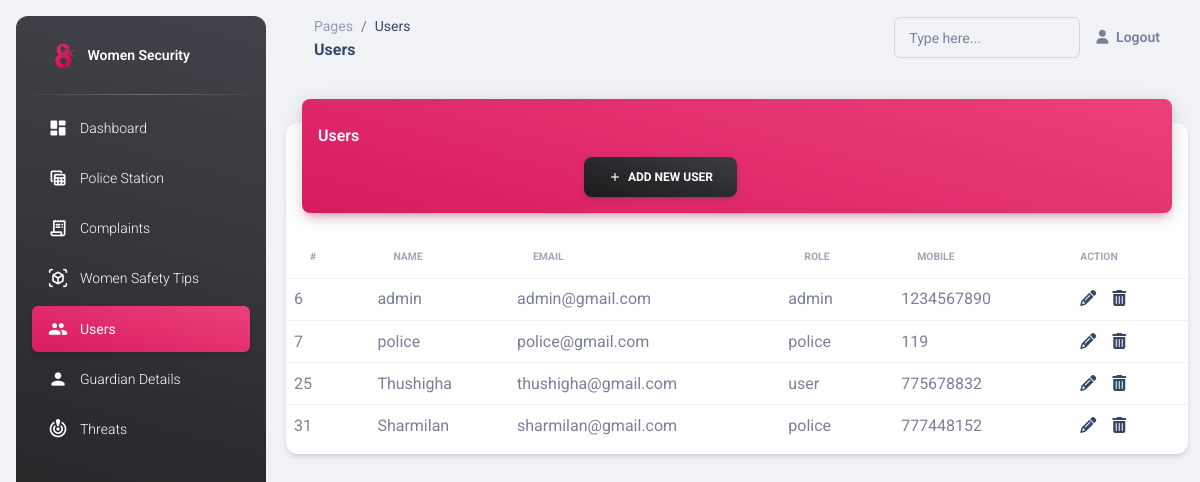
The page /System/WS/user.php (signed in) on the database its author committed.
### tables this page shows
CREATE TABLE `users` (
  `id` int(11) NOT NULL,
  `username` varchar(30) NOT NULL,
  `role` varchar(30) NOT NULL,
  `email` varchar(30) NOT NULL,
  `mobile` int(11) NOT NULL,
  `password` varchar(150) NOT NULL
);

### System/WS/user.php (the view, shortened to what this page needs)
<?php
include 'header.php';
?>
<?php include 'sidenav.php'; ?>
<main class="main-content position-relative max-height-vh-100 h-100 border-radius-lg ">
  <nav class="navbar navbar-main navbar-expand-lg px-0 mx-4 shadow-none border-radius-xl" id="navbarBlur" data-scroll="true">
    <div class="container-fluid py-1 px-3">
      <nav aria-label="breadcrumb">
        <ol class="breadcrumb bg-transparent mb-0 pb-0 pt-1 px-0 me-sm-6 me-5">
          <li class="breadcrumb-item text-sm"><a class="opacity-5 text-dark" href="javascript:;">Pages</a></li>
          <li class="breadcrumb-item text-sm text-dark active" aria-current="page">Users</li>
        </ol>
        <h6 class="font-weight-bolder mb-0">Users</h6>
      </nav>
      <div class="collapse navbar-collapse mt-sm-0 mt-2 me-md-0 me-sm-4" id="navbar">
        <div class="ms-md-auto pe-md-3 d-flex align-items-center">
          <div class="input-group input-group-outline">
            <label class="form-label">Type here...</label>
            <input type="text" class="form-control">
          </div>
        </div>
        <ul class="navbar-nav  justify-content-end">
          <?php if (isset($_SESSION['user_id'])) : ?>
            <li class="nav-item d-flex align-items-center">
              <a href="logout.php" class="nav-link text-body font-weight-bold px-0">
                <i class="fa fa-user me-sm-1"></i>
                <span class="d-sm-inline d-none">Logout</span>
              </a>
            </li>
          <?php endif; ?>
        </ul>
      </div>
    </div>
  </nav>
  <div class="container-fluid py-4">
    <div class="row">
      <div class="col-12">
        <div class="card my-4">
          <div class="card-header p-0 position-relative mt-n4 mx-3 z-index-2">
            <div class="bg-gradient-primary shadow-primary border-radius-lg pt-4 pb-3">
              <h6 class="text-white text-capitalize ps-3">Users </h6>
              <div class="col-6 text-end">
                <a class="btn bg-gradient-dark mb-0" href="add_user.php"><i class="material-icons text-sm">add</i>&nbsp;&nbsp;Add New User</a>
              </div>
            </div>
          </div>
          <div class="card-body px-0 pb-2">
            <div class="table-responsive p-0">
              <?php
              require_once "dbcon.php";
              $sql = "SELECT * FROM users";
              if ($result = $pdo->query($sql)) {
                if ($result->rowCount() > 0) {
                  echo '<table class="table align-items-center justify-content-center mb-0">';
                  echo "<thead>";
                  echo "<tr>";
                  echo '<th class="text-uppercase text-secondary text-xxs font-weight-bolder opacity-7">#</th>';
                  echo '<th class="text-uppercase text-secondary text-xxs font-weight-bolder opacity-7">Name</th>';
                  echo '<th class="text-uppercase text-secondary text-xxs font-weight-bolder opacity-7">Email</th>';
                  echo '<th class="text-uppercase text-secondary text-xxs font-weight-bolder opacity-7">Role</th>';
                  echo '<th class="text-uppercase text-secondary text-xxs font-weight-bolder opacity-7">Mobile</th>';
                  echo '<th class="text-uppercase text-secondary text-xxs font-weight-bolder opacity-7">Action</th>';
                  echo "</tr>";
                  echo "</thead>";
                  echo "<tbody>";
                  while ($row = $result->fetch()) {
                    echo "<tr>";
                    echo "<tr>";
                    echo "<td>" . $row['id'] . "</td>";
                    echo "<td>" . $row['username'] . "</td>";
                    echo "<td>" . $row['email'] . "</td>";
                    echo "<td>" . $row['role'] . "</td>";
                    echo "<td>" . $row['mobile'] . "</td>";
                    echo "<td>";
                    echo '<a href="user_update.php?id=' . $row['id'] . '" class="px-3" title="Update Record" data-toggle="tooltip"><span class="fa fa-pencil"></span></a>';
                    echo '<a href="user_delete.php?id=' . $row['id'] . '" title="Delete Record" data-toggle="tooltip"><span class="fa fa-trash"></span></a>';
                    echo "</td>";
                    echo "</tr>";
                  }
                  echo "</tbody>";
                  echo "</table>";
                } else {
                  echo '<div class="alert alert-danger"><em>No records were found.</em></div>';
                }
              } else {
                echo "Oops! Something went wrong. Please try again later.";
              }
              ?>
            </div>
          </div>
        </div>
      </div>
    </div>
  </div>
</main>
<?php include 'footer.php'; ?>

### System/WS/header.php (shortened to what this page needs)
<!DOCTYPE html>
<html lang="en">
<head>
    <link href="assets/css/nucleo-icons.css" rel="stylesheet" />
    <link href="assets/css/nucleo-svg.css" rel="stylesheet" />
    <link id="pagestyle" href="assets/css/material-dashboard.css?v=3.0.4" rel="stylesheet" />
</head>
<body class="g-sidenav-show  bg-gray-200">

### System/WS/sidenav.php (shortened to what this page needs)
<aside class="sidenav navbar navbar-vertical navbar-expand-xs border-0 border-radius-xl my-3 fixed-start ms-3   bg-gradient-dark" id="sidenav-main">
    <div class="sidenav-header">
        <a class="navbar-brand m-0" href="#">
            <img src="assets/img/wm.png.png" class="navbar-brand-img h-100" alt="main_logo">
            <span class="ms-1 font-weight-bold text-white">Women Security </span>
        </a>
    </div>
    <hr class="horizontal light mt-0 mb-2">
    <div class="collapse navbar-collapse  w-auto " id="sidenav-collapse-main">
        <ul class="navbar-nav">
            <?php if (!empty($_SESSION['role']) && $_SESSION['role'] == "admin" || $_SESSION['role'] == "police") { ?>
                <li class="nav-item">
                    <a class="nav-link text-white  <?php if (basename($_SERVER['PHP_SELF']) == 'dashboard.php') { ?>  active bg-gradient-primary   <?php   }  ?>" href="dashboard.php">
                        <div class="text-white text-center me-2 d-flex align-items-center justify-content-center">
                            <i class="material-icons opacity-10">dashboard</i>
                        </div>
                        <span class="nav-link-text ms-1">Dashboard</span>
                    </a>
                </li>
            <?php } ?>
            <?php if (!empty($_SESSION['role']) && $_SESSION['role'] == "admin" || $_SESSION['role'] == "police") { ?>
            <li class="nav-item">
                <a class="nav-link text-white <?php if (basename($_SERVER['PHP_SELF']) == 'police_station.php' || basename($_SERVER['PHP_SELF']) == 'add_police_user.php' ||
                 basename($_SERVER['PHP_SELF']) == 'police_user_update.php' || basename($_SERVER['PHP_SELF']) == 'add_police_station.php' || basename($_SERVER['PHP_SELF']) == 'police_station_update.php')
                { ?>  active bg-gradient-primary   <?php   }  ?>" href="police_station.php">
                    <div class="text-white text-center me-2 d-flex align-items-center justify-content-center">
                        <i class="material-icons opacity-10">table_view</i>
                    </div>
                    <span class="nav-link-text ms-1">Police Station</span>
                </a>
            </li>
            <?php } ?>
            <?php if (!empty($_SESSION['role']) && $_SESSION['role'] == "admin" || $_SESSION['role'] == "police") { ?>
            <li class="nav-item">
                <a class="nav-link text-white <?php if (basename($_SERVER['PHP_SELF']) == 'complaints.php' || basename($_SERVER['PHP_SELF']) == 'add_complaints.php' || basename($_SERVER['PHP_SELF']) == 'complaint_update.php') { ?>  active bg-gradient-primary   <?php   }  ?>" href="complaints.php">
                    <div class="text-white text-center me-2 d-flex align-items-center justify-content-center">
                        <i class="material-icons opacity-10">receipt_long</i>
                    </div>
                    <span class="nav-link-text ms-1">Complaints</span>
                </a>
            </li>
            <?php } ?>
            <?php if (!empty($_SESSION['role']) && $_SESSION['role'] == "admin") { ?>
            <li class="nav-item">
                <a class="nav-link text-white <?php if (basename($_SERVER['PHP_SELF']) == 'women_safety_tips.php' || basename($_SERVER['PHP_SELF']) == 'add_tips.php' || basename($_SERVER['PHP_SELF']) == 'tip_update.php') { ?>  active bg-gradient-primary   <?php   }  ?>" href="women_safety_tips.php">
                    <div class="text-white text-center me-2 d-flex align-items-center justify-content-center">
                        <i class="material-icons opacity-10">view_in_ar</i>
                    </div>
                    <span class="nav-link-text ms-1">Women Safety Tips</span>
                </a>
            </li>
            <?php } ?>
            <?php if (!empty($_SESSION['role']) && $_SESSION['role'] == "admin") { ?>
            <li class="nav-item">
                <a class="nav-link text-white <?php if (basename($_SERVER['PHP_SELF']) == 'user.php' || basename($_SERVER['PHP_SELF']) == 'add_user.php' || basename($_SERVER['PHP_SELF']) == 'user_update.php') { ?>  active bg-gradient-primary   <?php   }  ?>" href="user.php">
                    <div class="text-white text-center me-2 d-flex align-items-center justify-content-center">
                        <i class="material-icons opacity-10">group</i>
                    </div>
                    <span class="nav-link-text ms-1">Users</span>
                </a>
            </li>
            <?php } ?>
            <?php if (!empty($_SESSION['role']) && $_SESSION['role'] == "admin") { ?>
            <li class="nav-item">
                <a class="nav-link text-white <?php if (basename($_SERVER['PHP_SELF']) == 'guardian.php' || basename($_SERVER['PHP_SELF']) == 'add_guardian.php' || basename($_SERVER['PHP_SELF']) == 'guardian_update.php') { ?>  active bg-gradient-primary   <?php   }  ?>" href="guardian.php">
                    <div class="text-white text-center me-2 d-flex align-items-center justify-content-center">
                        <i class="material-icons opacity-10">person</i>
                    </div>
                    <span class="nav-link-text ms-1">Guardian Details</span>
                </a>
            </li>
            <?php } ?>
            <?php if (!empty($_SESSION['role']) && $_SESSION['role'] == "admin" || $_SESSION['role'] == "police" || $_SESSION['role'] == "guardian") { ?>
            <li class="nav-item">
                <a class="nav-link text-white <?php if (basename($_SERVER['PHP_SELF']) == 'threat.php' || basename($_SERVER['PHP_SELF']) == 'add_threats.php' || basename($_SERVER['PHP_SELF']) == 'threat.php') { ?>  active bg-gradient-primary   <?php   }  ?>" href="threat.php">
                    <div class="text-white
                    text-center me-2 d-flex align-items-center justify-content-center">
                        <i class="material-icons opacity-10">crisis_alert</i>
                    </div>
                    <span class="nav-link-text ms-1">Threats</span>
                </a>
            </li>
            <?php } ?>
        </ul>
    </div>
</aside>

### System/WS/footer.php (shortened to what this page needs)
</body>
</html>

### rows shown on the page
users: id "6", username "admin", email "admin@gmail.com", role "admin", mobile "1234567890"
users: id "7", username "police", email "police@gmail.com", role "police", mobile "119"
users: id "25", username "Thushigha", email "thushigha@gmail.com", role "user", mobile "775678832"
users: id "31", username "Sharmilan", email "sharmilan@gmail.com", role "police", mobile "777448152"
